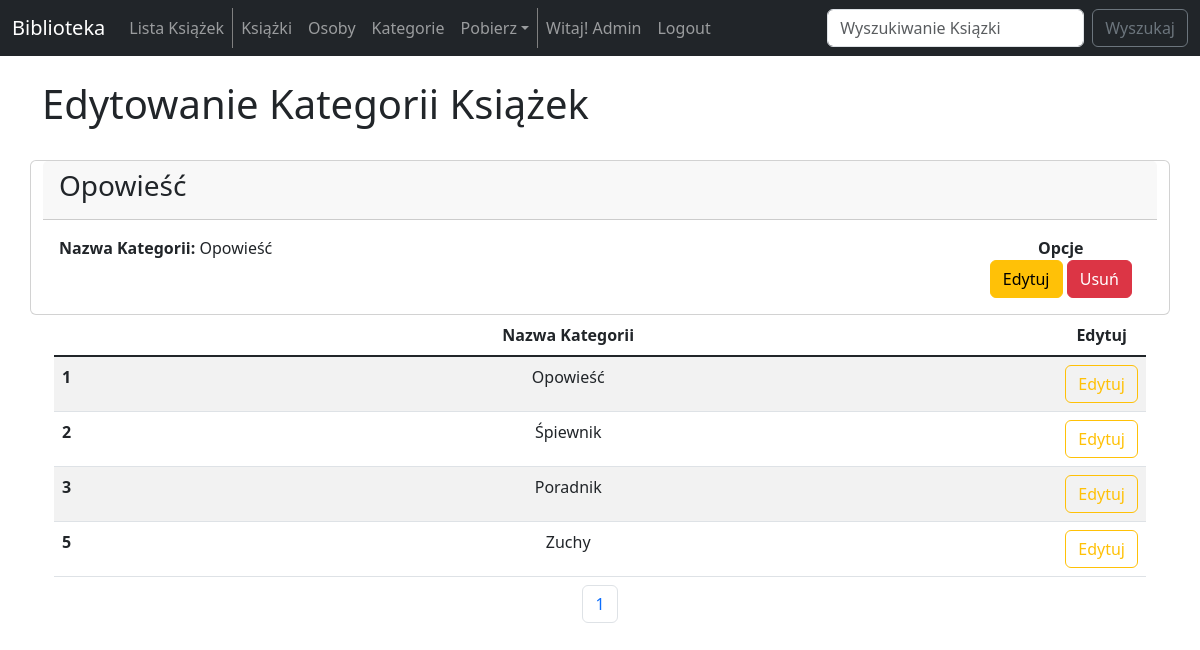
The app's page /update_category/1 (signed in), older data.
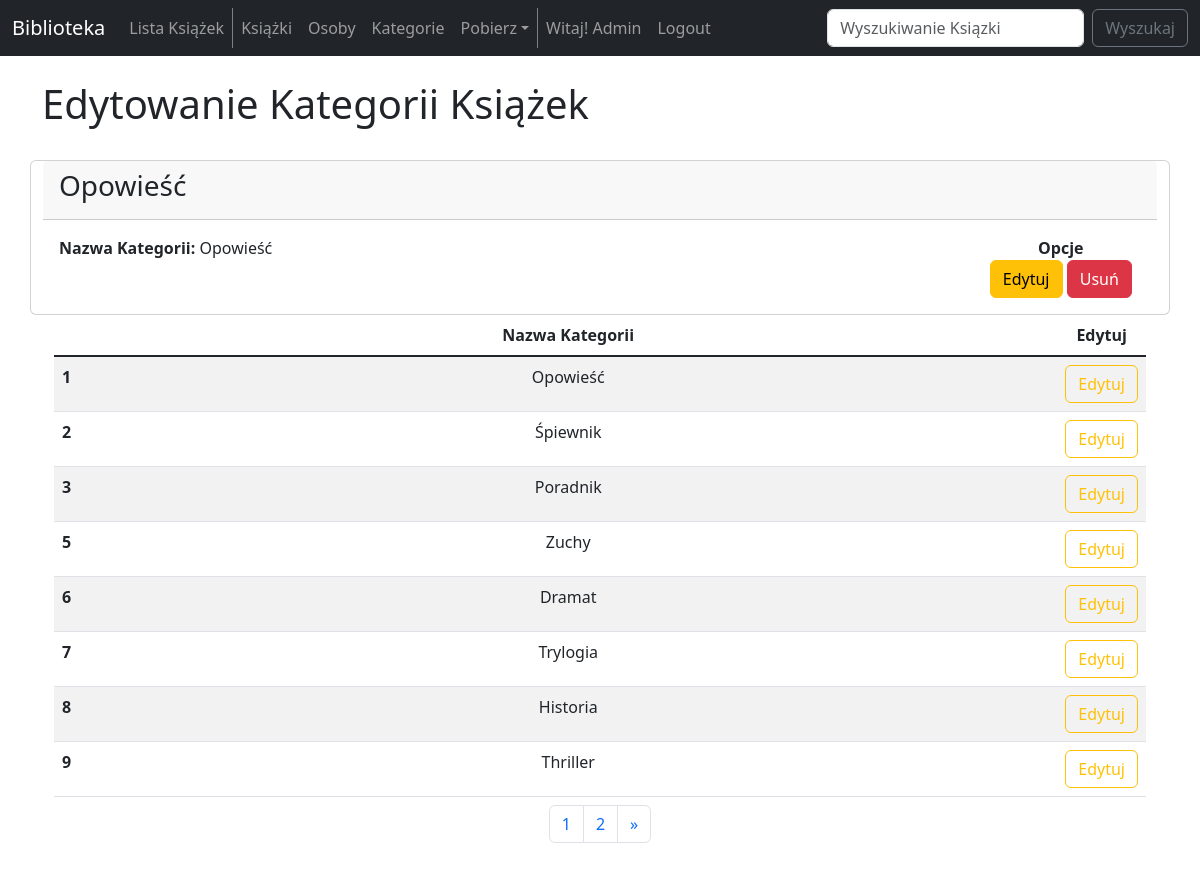
The same page, newer data.
### biblioteka_app/models.py (models this page shows)
class ListBookCategory(models.Model):
    name = models.CharField(max_length=100)
    def __str__(self):
        return self.name

### biblioteka_app/views.py (the view)
# urls.py: path('update_category/<category_id>', views.update_category, name='update-category'),
def update_category(request, category_id):
    categories = ListBookCategory.objects.all()
    p = Paginator(categories, 8)
    page = request.GET.get('page')
    list_categories = p.get_page(page)
    nums = "a" * list_categories.paginator.num_pages
    category_index = ListBookCategory.objects.get(pk=category_id)
    if request.method == "POST":
        form = ListBookCategoryForm(request.POST, instance=category_index)
        if form.is_valid():
            form.save()
            messages.success(request, ("Nazwa Kategorii została zmieniona"))
            return redirect('categories-list')
    else:
        form = ListBookCategoryForm(instance=category_index)
    return render(request, 'update_category.html',
                {
                    'category_index':category_index,
                    'form':form,
                    'categories':categories,
                    'list_categories': list_categories,
                    'nums': nums,
                })

### biblioteka_app/forms.py
class ListBookCategoryForm(ModelForm):
    class Meta:
        model = ListBookCategory
        fields = ['name',]
        labels = {
            'name':'',
        }
        widgets = {
            'name': forms.TextInput(attrs={'class':'form-control', 'placeholder':'Nazwa'})
        }

### biblioteka_app/templates/update_category.html (shortened to what this page needs)
{% extends 'base.html' %}
{% block content %}
    {% if user.is_authenticated %}
        <div class="row">
            <h1>
                Edytowanie Kategorii Książek
            </h1>
        </div>
        <br/>
        <div class="row">
            <div class="card">
                <div class="card-header">
                    <h3>
                        {{ category_index }}
                    </h3>
                </div>
                <div class="card-body">
                    <div class="row">
                        <div class="col-10">
                            <strong>Nazwa Kategorii:</strong> {{ category_index.name }}
                        </div>
                        <div class="col-2 text-center">
                            <strong>Opcje</strong><br/>
                            <button type="button" class="btn btn-warning" data-bs-toggle="modal" data-bs-target="#categoryUpdate">
                                Edytuj
                            </button>
                            <button type="button" class="btn btn-danger" data-bs-toggle="modal" data-bs-target="#categoryDelete_{{category_index.id}}">
                                Usuń
                            </button>
                        </div>
                    </div>
                </div>
            </div>
        </div>
        <div class="container text-center">
            <div class="row">
                <div class="col-12">
                    {% if categories %}
                        <table class="table table-striped">
                            <thead>
                                <tr>
                                    <th scope="col" width="2%"></th>
                                    <th scope="col">Nazwa Kategorii</th>
                                    <th scope="col" class="text-center" width="8%">Edytuj</th>
                                </tr>
                            </thead>
                            <tbody class="table-group-divider">
                                {% for category in list_categories %}
                                    <tr>
                                        <th scope="row">{{ category.id }}</th>
                                        <td>{{ category.name}}</td>
                                        <td>
                                            <a href="{% url 'update-category' category.id %}" class="btn btn-outline-warning" type="button">Edytuj</a>
                                        </td>
                                    </tr>
                                {% endfor %}
                            </tbody>
                            <caption>
                                <nav aria-label="Page navigation example">
                                    <ul class="pagination justify-content-center">
                                        {% for i in nums %}
                                            <li class="page-item">
                                                <a class="page-link" href="?page={{ forloop.counter }}">{{ forloop.counter }}</a>
                                            </li>
                                        {% endfor %}
                                        {% if list_categories.has_next %}
                                            <li class="page-item">
                                                <a class="page-link" href="?page={{ list_categories.paginator.num_pages}}">&raquo</a>
                                            </li>
                                        {% endif %}
                                    </ul>
                                </nav>
                            </caption>
                        </table>
                    {% else %}
                        <p> Brak kategorii na liście. </p>
                    {% endif %}
                </div>
            </div>
        </div>
    {% else %}
        <h3>
            Wybacz, ale musisz być zalogowany, aby wejść na tą stronę.
        </h3>
        <a href="{% url 'login' %}">Zaloguj się</a>
    {% endif %}
{% endblock  %}

Row changes from the older to the newer data that the page shows:
added ListBookCategory: id "6", name "Dramat"
added ListBookCategory: id "7", name "Trylogia"
added ListBookCategory: id "8", name "Historia"
added ListBookCategory: id "9", name "Thriller"
Text that changed along with them:
new list line: "2"
